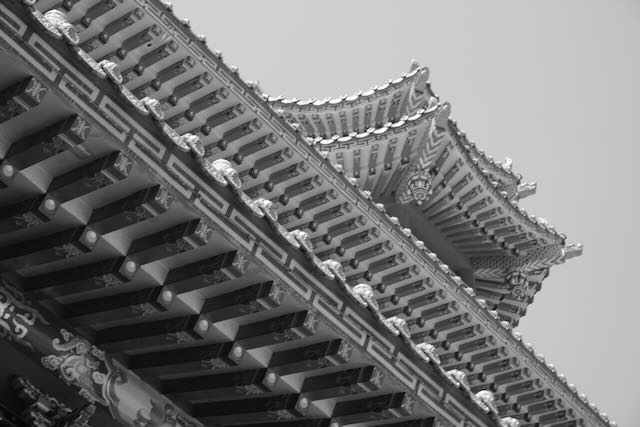
#> input picture input.jpeg, 640 x 427 px
$ python main.py
#> lines starting #> are read from the running program, lines starting #| are printed output that depends on the picture
import cv2
import random
import numpy as np
import statistics

image = cv2.imread("input.jpeg", cv2.IMREAD_GRAYSCALE)
#> image is the input picture: shape (427, 640); min 0, max 255, mean 117

cv2.imshow("image", image)
# cv2.waitKey(0)

mean = 0
variance = 10

noise = np.random.normal(mean, np.sqrt(variance), image.shape)
noisy_image = cv2.add(image.astype(np.int16), noise.astype(np.int16))
noisy_image = np.clip(noisy_image, 0, 255).astype(np.uint8)

cv2.imshow("image_noisy", noisy_image)
cv2.waitKey(0)

cv2.imwrite("image_noisy.jpeg", noisy_image)

row, col = noisy_image.shape
#> row = 427; col = 640

window_size = 7
padding = window_size // 2
padded_image = cv2.copyMakeBorder(noisy_image, padding, padding, padding, padding, cv2.BORDER_CONSTANT, value=0)
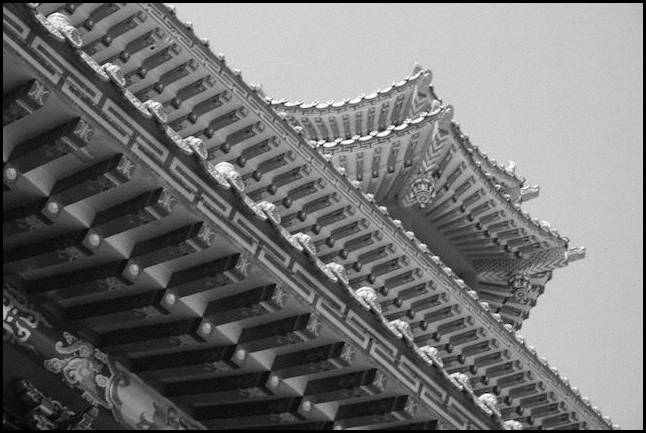
#> padded_image: shape (433, 646); min 0, max 255, mean 114.4

mean_filter = np.ones((window_size, window_size), np.float32) / (window_size * window_size)

mean_filtered_image = cv2.filter2D(noisy_image, -1, mean_filter, padded_image)
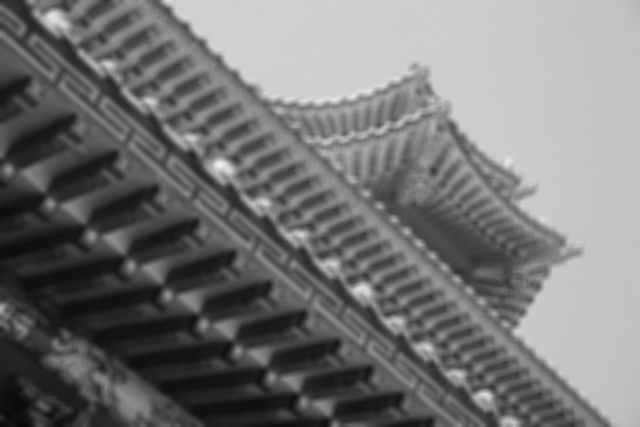
#> mean_filtered_image: shape (427, 640); min 8, max 236, mean 117

cv2.imshow("mean_filtered_image", mean_filtered_image)
cv2.waitKey(0)

cv2.imwrite("mean_filtered_image.jpeg", mean_filtered_image)

output_image = np.zeros(noisy_image.shape, dtype=np.uint8)
for i in range(row):
    for j in range(col):
        neighbors = padded_image[i : i + window_size, j : j + window_size]

        neighbor_mean = np.mean(neighbors)
        neighbor_variance = np.var(neighbors)

        output_v = image[i, j] - (variance / neighbor_variance) * (
            noisy_image[i, j] - neighbor_mean
        )

        if output_v < 0:
            output_v = 0
        elif output_v > 255:
            output_v = 255

        output_image[i, j] = output_v

cv2.imshow("output_image", output_image)
cv2.waitKey(0)

cv2.imwrite("output.jpeg", output_image)

cv2.destroyAllWindows()
